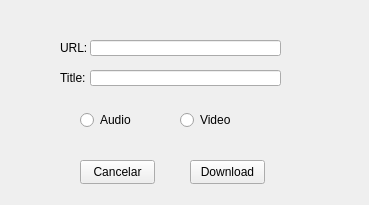
<?xml version="1.0" encoding="UTF-8"?>
<ui version="4.0">
 <class>Downloader</class>
 <widget class="QWidget" name="Downloader">
  <property name="geometry">
   <rect>
    <x>0</x>
    <y>0</y>
    <width>369</width>
    <height>205</height>
   </rect>
  </property>
  <property name="windowTitle">
   <string>Form</string>
  </property>
  <widget class="QLabel" name="url_label">
   <property name="geometry">
    <rect>
     <x>60</x>
     <y>40</y>
     <width>31</width>
     <height>16</height>
    </rect>
   </property>
   <property name="text">
    <string>URL:</string>
   </property>
  </widget>
  <widget class="QLineEdit" name="url_text">
   <property name="geometry">
    <rect>
     <x>90</x>
     <y>40</y>
     <width>191</width>
     <height>16</height>
    </rect>
   </property>
  </widget>
  <widget class="QRadioButton" name="audio_button">
   <property name="geometry">
    <rect>
     <x>80</x>
     <y>110</y>
     <width>89</width>
     <height>20</height>
    </rect>
   </property>
   <property name="text">
    <string>Audio</string>
   </property>
  </widget>
  <widget class="QRadioButton" name="video_button">
   <property name="geometry">
    <rect>
     <x>180</x>
     <y>110</y>
     <width>89</width>
     <height>20</height>
    </rect>
   </property>
   <property name="text">
    <string>Video</string>
   </property>
  </widget>
  <widget class="QPushButton" name="download_on">
   <property name="geometry">
    <rect>
     <x>190</x>
     <y>160</y>
     <width>75</width>
     <height>24</height>
    </rect>
   </property>
   <property name="text">
    <string>Download</string>
   </property>
  </widget>
  <widget class="QPushButton" name="cancel_button">
   <property name="geometry">
    <rect>
     <x>80</x>
     <y>160</y>
     <width>75</width>
     <height>24</height>
    </rect>
   </property>
   <property name="text">
    <string>Cancelar</string>
   </property>
  </widget>
  <widget class="QLineEdit" name="title_text">
   <property name="geometry">
    <rect>
     <x>90</x>
     <y>70</y>
     <width>191</width>
     <height>16</height>
    </rect>
   </property>
   <property name="text">
    <string/>
   </property>
  </widget>
  <widget class="QLabel" name="title_label">
   <property name="geometry">
    <rect>
     <x>60</x>
     <y>70</y>
     <width>31</width>
     <height>16</height>
    </rect>
   </property>
   <property name="text">
    <string>Title:</string>
   </property>
  </widget>
 </widget>
 <resources>
  <include location="../../../Users/guilh/Downloads/PBD-Padaria-main/PBD-Padaria-main/QTDesigner/logo_adicionarCesta.qrc"/>
  <include location="../../../Users/guilh/Downloads/PBD-Padaria-main/PBD-Padaria-main/QTDesigner/logo_excluir.qrc"/>
 </resources>
 <connections/>
</ui>
